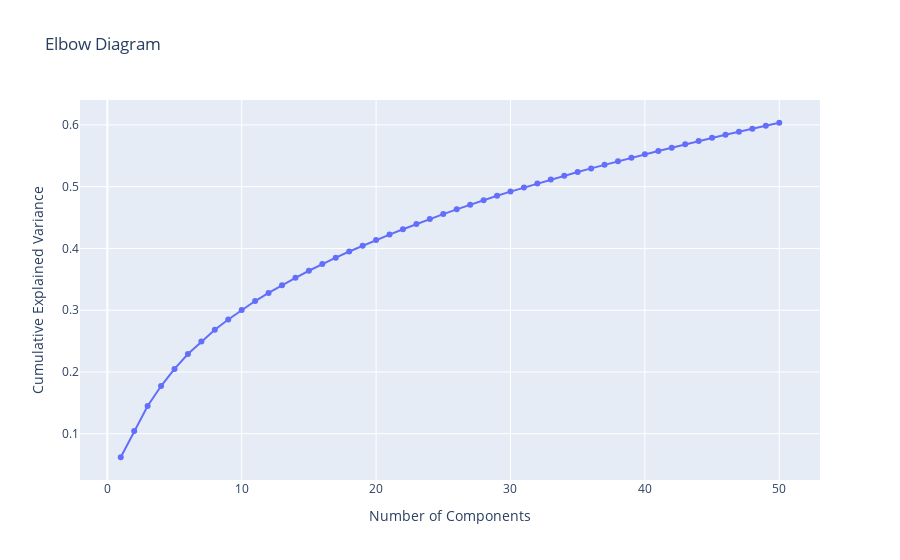

Write notebook code for a chart like this one.
### Code cell
import plotly.graph_objects as go

# Apply PCA with varying number of components
n_components = range(1, 51)  # Change this to the range you want
explained_variance = []

for i in n_components:
    pca = PCA(n_components=i)
    pca.fit(df_std)
    explained_variance.append(np.sum(pca.explained_variance_ratio_))

# Plot the elbow diagram using Plotly
fig = go.Figure(data=go.Scatter(x=list(n_components), y=explained_variance, mode='lines+markers'))
fig.update_layout(title='Elbow Diagram',
                   xaxis_title='Number of Components',
                   yaxis_title='Cumulative Explained Variance')
fig.show()

### Figure 1 — Plotly figure (JSON) as saved in the notebook; plotly's stock layout.template omitted (floating-point values rounded to 4 significant figures)
{"data": [{"mode": "lines+markers", "type": "scatter", "x": [1, 2, 3, 4, 5, 6, 7, 8, 9, 10, 11, 12, 13, 14, 15, 16, 17, 18, 19, 20, 21, 22, 23, 24, 25, 26, 27, 28, 29, 30, 31, 32, 33, 34, 35, 36, 37, 38, 39, 40, 41, 42, 43, 44, 45, 46, 47, 48, 49, 50], "y": [0.062, 0.1046, 0.145, 0.1773, 0.205, 0.2291, 0.2495, 0.2683, 0.285, 0.3002, 0.3149, 0.328, 0.3405, 0.3524, 0.3639, 0.3748, 0.3851, 0.395, 0.4045, 0.4135, 0.4224, 0.4311, 0.4395, 0.4478, 0.4556, 0.4633, 0.4709, 0.4782, 0.4852, 0.4921, 0.4985, 0.5051, 0.5117, 0.5178, 0.5238, 0.5296, 0.5355, 0.5413, 0.5469, 0.5524, 0.5579, 0.5631, 0.5686, 0.574, 0.5792, 0.5841, 0.589, 0.5937, 0.5988, 0.6035]}], "layout": {"title": {"text": "Elbow Diagram"}, "xaxis": {"title": {"text": "Number of Components"}}, "yaxis": {"title": {"text": "Cumulative Explained Variance"}}}}
